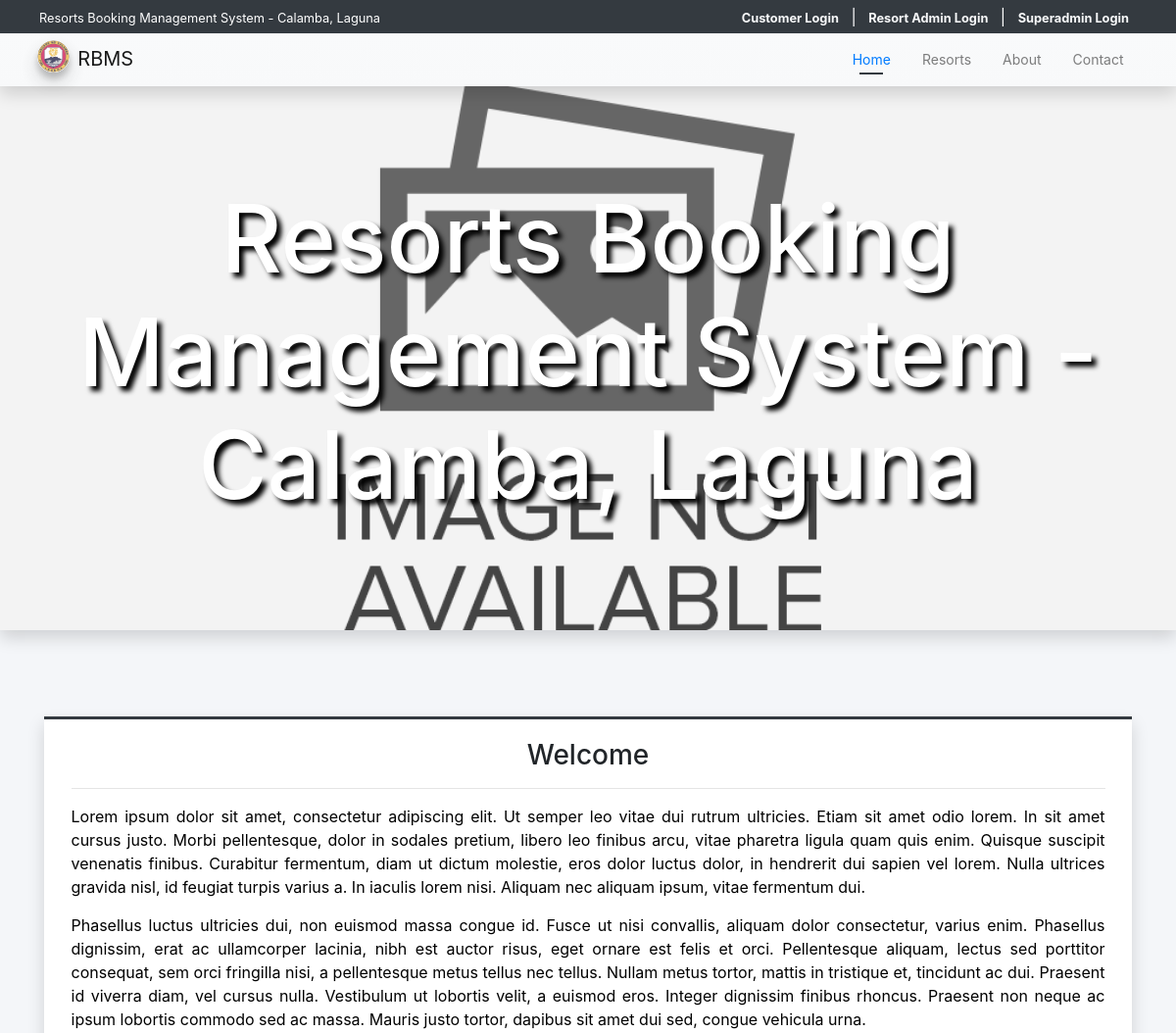
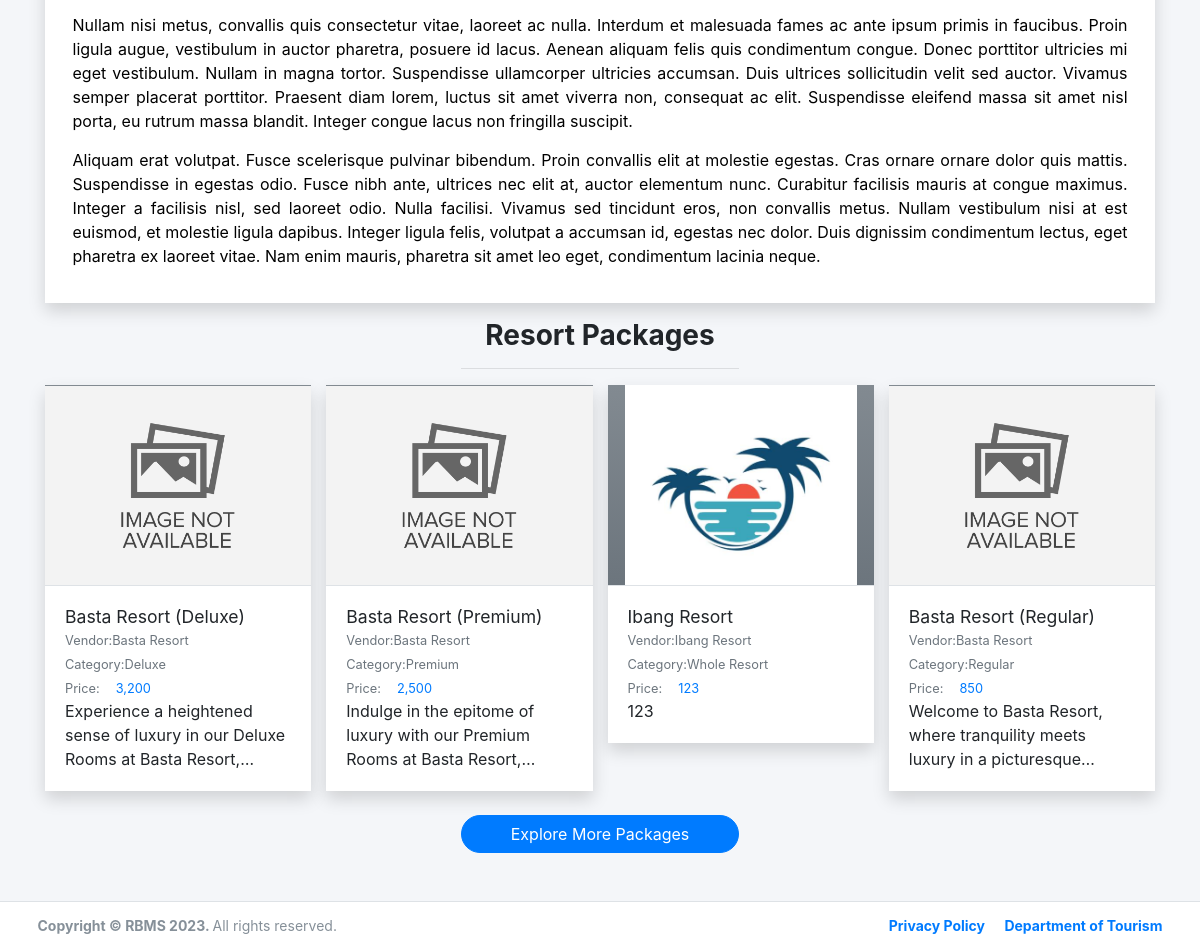
The page / on the database its author committed (2 pictures, top to bottom).
### tables this page shows
CREATE TABLE `product_list` (
  `id` int(30) NOT NULL,
  `vendor_id` int(30) DEFAULT NULL,
  `category_id` int(30) DEFAULT NULL,
  `room_id` int(30) DEFAULT NULL,
  `name` text NOT NULL,
  `address` text NOT NULL,
  `map` varchar(300) NOT NULL,
  `description` text NOT NULL,
  `gallery_path` text DEFAULT NULL,
  `price` double NOT NULL DEFAULT 0,
  `image_path` text DEFAULT NULL,
  `status` tinyint(1) NOT NULL DEFAULT 1,
  `delete_flag` tinyint(1) NOT NULL DEFAULT 0,
  `date_created` datetime NOT NULL DEFAULT current_timestamp(),
  `date_updated` datetime DEFAULT NULL ON UPDATE current_timestamp()
);

CREATE TABLE `vendor_list` (
  `id` int(30) NOT NULL,
  `code` varchar(100) NOT NULL,
  `shop_type_id` int(30) NOT NULL,
  `shop_name` text NOT NULL,
  `shop_owner` text NOT NULL,
  `email` text NOT NULL,
  `contact` text NOT NULL,
  `username` text NOT NULL,
  `password` text NOT NULL,
  `avatar` text DEFAULT NULL,
  `status` tinyint(1) NOT NULL DEFAULT 1,
  `delete_flag` tinyint(1) NOT NULL DEFAULT 0,
  `date_created` datetime NOT NULL DEFAULT current_timestamp(),
  `date_updated` datetime DEFAULT NULL ON UPDATE current_timestamp()
);

CREATE TABLE `category_list` (
  `id` int(30) NOT NULL,
  `vendor_id` int(30) NOT NULL,
  `name` text NOT NULL,
  `description` text NOT NULL,
  `status` tinyint(1) NOT NULL DEFAULT 1,
  `delete_flag` tinyint(1) NOT NULL,
  `date_created` datetime NOT NULL DEFAULT current_timestamp(),
  `date_updated` datetime DEFAULT NULL ON UPDATE current_timestamp()
);

### classes/DBConnection.php (called while the page is built, shortened)
<?php
class DBConnection{
    private $host = DB_SERVER;
    private $username = DB_USERNAME;
    private $password = DB_PASSWORD;
    private $database = DB_NAME;
    public $conn;
    public function __construct(){
        if (!isset($this->conn)) {
            $this->conn = new mysqli($this->host, $this->username, $this->password, $this->database);
        }
    }
}
?>

### classes/SystemSettings.php (called while the page is built, shortened)
<?php
class SystemSettings extends DBConnection{
	function userdata($field = ''){
		if(!empty($field)){
			if(isset($_SESSION['userdata'][$field]))
				return $_SESSION['userdata'][$field];
			else
				return null;
		}else{
			return false;
		}
	}
	function info($field=''){
		if(!empty($field)){
			if(isset($_SESSION['system_info'][$field]))
				return $_SESSION['system_info'][$field];
			else
				return false;
		}else{
			return false;
		}
	}
}
$_settings = new SystemSettings();
?>

### config.php (called while the page is built, shortened)
<?php
require_once('classes/DBConnection.php');
require_once('classes/SystemSettings.php');
function validate_image($file){
    $file = explode("?",$file)[0];
	if(!empty($file)){
		if(is_file(base_app.$file)){
			return base_url.$file;
		}else{
			return base_url.'dist/img/no-image-available.png';
		}
	}else{
		return base_url.'dist/img/no-image-available.png';
	}
}
function format_num($number = 0, $max_decimal = ''){
    if(is_numeric($number)){
        $ex = explode('.',$number);
        $dec = isset($ex[1]) ? strlen($ex[1]) : 0;
        if(empty($max_decimal) || (is_numeric($max_decimal) && $max_decimal >= $dec)){
            return number_format($number,$dec);
        }else{
            if(is_numeric($max_decimal))
                return number_format($number,$max_decimal);
            else
                return "Invalid Maximum Decimal";
        }
    }else{
        return "Invalid Number";
    }
}
?>

### home.php (the view, shortened to what this page needs)
<div class="col-lg-12 py-5">
    <div class="contain-fluid">
        <div class="card card-outline card-dark shadow rounded-0">
            <div class="card-body rounded-0">
                <div class="container-fluid">
                    <h3 class="text-center">Welcome</h3>
                    <hr>
                    <div class="welcome-content">
                    </div>
                </div>
            </div>
        </div>
        <h3 class="text-center"><b>Resort Packages</b></h3>
        <center><hr class="w-25"></center>
        <div class="row" id="product_list">
            <?php
            $products = $conn->query("SELECT p.*, v.shop_name as vendor, c.name as `category` FROM `product_list` p inner join vendor_list v on p.vendor_id = v.id inner join category_list c on p.category_id = c.id where p.delete_flag = 0 and p.`status` =1 order by RAND() limit 4");
            while($row = $products->fetch_assoc()):
            ?>
            <div class="col-lg-3 col-md-6 col-sm-12 product-item">
                <a href="./?page=products/view_product&id=<?= $row['id'] ?>" class="card shadow rounded-0 text-reset text-decoration-none">
                <div class="product-img-holder position-relative">
                    <img src="<?= validate_image($row['image_path']) ?>" alt="Product-image" class="img-top product-img bg-gradient-gray">
                </div>
                    <div class="card-body border-top border-gray">
                        <h5 class="card-title text-truncate w-100"><?= $row['name'] ?></h5>
                        <div class="d-flex w-100">
                            <div class="col-auto px-0"><small class="text-muted">Vendor: </small></div>
                            <div class="col-auto px-0 flex-shrink-1 flex-grow-1"><p class="text-truncate m-0"><small class="text-muted"><?= $row['vendor'] ?></small></p></div>
                        </div>
                        <div class="d-flex">
                            <div class="col-auto px-0"><small class="text-muted">Category: </small></div>
                            <div class="col-auto px-0 flex-shrink-1 flex-grow-1"><p class="text-truncate m-0"><small class="text-muted"><?= $row['category'] ?></small></p></div>
                        </div>
                        <div class="d-flex">
                            <div class="col-auto px-0"><small class="text-muted">Price: </small></div>
                            <div class="col-auto px-0 flex-shrink-1 flex-grow-1"><p class="m-0 pl-3"><small class="text-primary"><?= format_num($row['price']) ?></small></p></div>
                        </div>
                        <p class="card-text truncate-3 w-100"><?= strip_tags(html_entity_decode($row['description'])) ?></p>
                    </div>
                </a>
            </div>
            <?php endwhile; ?>
        </div>
        <div class="text-center">
            <a href="./?page=products" class="btn btn-large btn-primary rounded-pill col-lg-3 col-md-5 col-sm-12">Explore More Packages</a>
        </div>
    </div>
</div>

### index.php (shortened to what this page needs)
<?php require_once('./config.php'); ?>
 <!DOCTYPE html>
<html lang="en" class="" style="height: auto;">
<?php require_once('inc/header.php') ?>
  <body class="layout-top-nav layout-fixed layout-navbar-fixed" style="height: auto;">
    <div class="wrapper">
     <?php $page = isset($_GET['page']) ? $_GET['page'] : 'home';  ?>
     <?php require_once('inc/topBarNav.php') ?>
      <div class="content-wrapper pt-5" style="">
        <?php if($page == "home" || $page == "about"): ?>
          <div id="header" class="shadow mb-4">
              <div class="d-flex justify-content-center h-100 w-100 align-items-center flex-column px-3">
                  <h1 class="w-100 text-center site-title px-5"><?php echo $_settings->info('name') ?></h1>
              </div>
          </div>
        <?php endif; ?>
        <section class="content ">
          <div class="container">
            <?php
              if(!file_exists($page.".php") && !is_dir($page)){
                  include '404.html';
              }else{
                if(is_dir($page))
                  include $page.'/index.php';
                else
                  include $page.'.php';
              }
            ?>
          </div>
        </section>
      </div>
      <?php require_once('inc/footer.php') ?>
  </body>
</html>

### inc/header.php (shortened to what this page needs)
<head>
    <link rel="stylesheet" href="<?php echo base_url ?>plugins/fontawesome-free/css/all.min.css">
    <link rel="stylesheet" href="<?php echo base_url ?>plugins/tempusdominus-bootstrap-4/css/tempusdominus-bootstrap-4.min.css">
  <link rel="stylesheet" href="<?php echo base_url ?>plugins/datatables-bs4/css/dataTables.bootstrap4.min.css">
  <link rel="stylesheet" href="<?php echo base_url ?>plugins/datatables-responsive/css/responsive.bootstrap4.min.css">
  <link rel="stylesheet" href="<?php echo base_url ?>plugins/datatables-buttons/css/buttons.bootstrap4.min.css">
  <link rel="stylesheet" href="<?php echo base_url ?>plugins/select2/css/select2.min.css">
  <link rel="stylesheet" href="<?php echo base_url ?>plugins/select2-bootstrap4-theme/select2-bootstrap4.min.css">
    <link rel="stylesheet" href="<?php echo base_url ?>plugins/icheck-bootstrap/icheck-bootstrap.min.css">
    <link rel="stylesheet" href="<?php echo base_url ?>plugins/jqvmap/jqvmap.min.css">
    <link rel="stylesheet" href="<?php echo base_url ?>plugins/fullcalendar/main.css">
    <link rel="stylesheet" href="<?php echo base_url ?>plugins/overlayScrollbars/css/OverlayScrollbars.min.css">
    <link rel="stylesheet" href="<?php echo base_url ?>plugins/daterangepicker/daterangepicker.css">
    <link rel="stylesheet" href="<?php echo base_url ?>plugins/summernote/summernote-bs4.min.css">
  <link rel="stylesheet" href="<?php echo base_url ?>plugins/sweetalert2-theme-bootstrap-4/bootstrap-4.min.css">
    <link rel="stylesheet" href="<?php echo base_url ?>dist/css/adminlte.css">
    <link rel="stylesheet" href="<?php echo base_url ?>dist/css/custom.css">
  </head>

### inc/topBarNav.php (shortened to what this page needs)
<nav class="w-100 px-2 py-1 position-fixed top-0 bg-dark text-light" id="login-nav">
  <div class="d-flex justify-content-between w-100">
    <div>
      <p class="m-0 truncate-1"><small><?= $_settings->info('name') ?></small></p>
    </div>
    <div>
      <?php if ($_settings->userdata('id') > 0 && $_settings->userdata('login_type') == 3) : ?>
        <div class="dropdown">
          <a href="javascript:void(0)" class="dropdown-toggle text-reset text-decoration-none" id="dropdownMenuButton" data-toggle="dropdown" aria-haspopup="true" aria-expanded="false">
            <span class="mx-2"><img src="<?= validate_image($_settings->userdata('avatar')) ?>" class="img-thumbnail rounded-circle" alt="User Avatar" id="client-img-avatar"> <span class="mx-2"><?= !empty($_settings->userdata('firstname')) ? $_settings->userdata('firstname') : $_settings->userdata('email') ?></span>
          </a>
          <div class="dropdown-menu" aria-labelledby="dropdownMenuButton">
            <a class="dropdown-item" href="./?page=manage_account">Manage Account</a>
            <a class="dropdown-item" href="<?= base_url.'classes/Login.php?f=logout_client' ?>">Logout</a>
          </div>
        </div>
      <?php else : ?>
        <a href="./login.php" class="mx-2 text-light text-decoration-none font-weight-bolder" style="font-size: 0.8rem;">Customer Login</a> |
        <a href="./vendor" class="mx-2 text-light text-decoration-none font-weight-bolder" style="font-size: 0.8rem;">Resort Admin Login</a> |
        <a href="./admin" class="mx-2 text-light text-decoration-none font-weight-bolder" style="font-size: 0.8rem;">Superadmin Login</a>
      <?php endif; ?>
    </div>
  </div>
</nav>
<nav class="main-header navbar navbar-expand-md navbar-light border-0 text-sm bg-gradient-light shadow" id='top-Nav'>
  <div class="container">
    <a href="./" class="navbar-brand">
      <img src="<?php echo validate_image($_settings->info('logo')) ?>" alt="Site Logo" class="brand-image img-circle elevation-3" style="opacity: .8">
      <span><?= $_settings->info('short_name') ?></span>
    </a>
    <div class="collapse navbar-collapse" id="navbarCollapse">
      <ul class="navbar-nav ml-auto">
        <li class="nav-item">
          <a href="./" class="nav-link <?= isset($page) && $page == 'home' ? "active" : "" ?>">Home</a>
        </li>
        <li class="nav-item">
          <a href="./?page=products" class="nav-link <?= isset($page) && $page == 'products' ? "active" : "" ?>">Resorts</a>
        </li>
        <li class="nav-item">
          <a href="./?page=about" class="nav-link <?= isset($page) && $page == 'about' ? "active" : "" ?>">About</a>
        </li>
        <li class="nav-item">
          <a href="./?page=contact_us" class="nav-link <?= isset($page) && $page == 'contact_us' ? "active" : "" ?>">Contact</a>
        </li>
      </ul>
    </div>
  </div>
</nav>

### inc/footer.php (shortened to what this page needs)
<footer class="main-footer text-sm">
  <div class="container">
    <strong>Copyright &copy; <?php echo $_settings->info('short_name') ?> <?php echo date('Y') ?>.
    </strong>
    All rights reserved.
    <div class="float-right d-none d-sm-inline-block">
      <b>
        <a class="link-dark text-decoration-none me-3" href="javascript:void(0)" id="p_use">Privacy Policy</a>
        <span class="ml-3"><a href="https://beta.tourism.gov.ph/" target="_blank">Department of Tourism</a></span>
      </b>
    </div>
  </div>
</footer>

### inc/topBarNav.php (style rules this page uses)
.navbar-nav .nav-item .nav-link { transition: color 0.3s ease-in-out; }
.navbar-nav .nav-item .nav-link.active { color: #007bff !important; font-weight: normal !important; }
#login-nav { position: fixed !important; top: 0 !important; z-index: 1038; padding: 0.3em 2.5em !important; }
#top-Nav { top: 2.3em; background-color: rgba(255, 255, 255, 0.8); }
.navbar-brand img { max-height: 60px; }
.text-sm .layout-navbar-fixed .wrapper .main-header ~ .content-wrapper, .layout-navbar-fixed .wrapper .main-header.text-sm ~ .content-wrapper { margin-top: calc(3.6) !important; padding-top: calc(3.2em) !important; }

### rows shown on the page
product_list: name "Basta Resort (Deluxe)", vendor.shop_name "Basta Resort", category.name "Deluxe", price "3,200", description "Experience a heightened sense of luxury in our Deluxe Rooms at Basta…"
product_list: name "Basta Resort (Premium)", vendor.shop_name "Basta Resort", category.name "Premium", price "2,500", description "Indulge in the epitome of luxury with our Premium Rooms at Basta…"
product_list: image_path (picture), name "Ibang Resort", vendor.shop_name "Ibang Resort", category.name "Whole Resort", price "123", description "123"
product_list: name "Basta Resort (Regular)", vendor.shop_name "Basta Resort", category.name "Regular", price "850", description "Welcome to Basta Resort, where tranquility meets luxury in a…"

### other values the page prints
$_settings->info('name') "Resorts Booking Management System - Calamba, Laguna"
$_settings->info('short_name') "RBMS"
